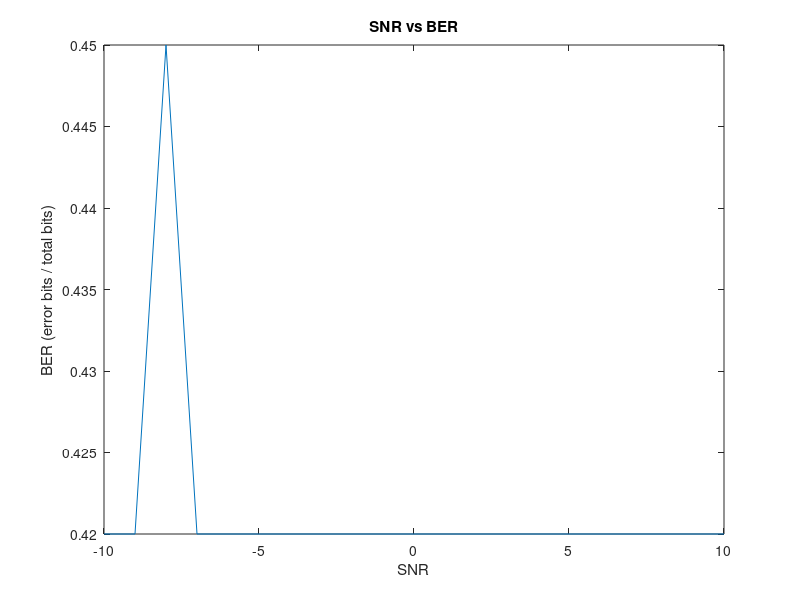

Reproduce this figure in MATLAB.
N = 100;
Ns = 3;
V = 1;
SNR = -10:10;
BER = zeros(1, length(SNR));

% create alternating array [1, -1, 1, -1, ...]
out = zeros(1, 33); % make this correct with N/Ns

for a = 1:length(out)
    out(a) = randi([0, 1]);
    if out(a) == 0
        out(a) = -1*V;
    end
end

% extend it by Ns to get [1, 1, 1, -1, -1, -1, ...]
transmitted = repelem(out, Ns);

for c = 1:length(SNR)
    time = 1:99;
    received = zeros(1, (N-1));
    recovered = zeros(1, (N-1));
    val = 1;
    
    % simulate received signal with awgn - examine this
    for d = 1:(N-1)
        received(d) = awgn(transmitted(d), SNR(c));
    end
    
    % plot received signal if SNR = -10 or 10
%     if SNR(c) == -10 || SNR(c) == 10
%       plot(time, received);
%       xlabel("Time (s)");
%       ylabel("Received signal after noise");
%       title("SNR = " + SNR(c));
%     end
    
    % recover bits from received signal
    for e = 1:3:(N-1)
        avg = (received(e) + received(e+1) + received(e+2)) / 3;
        
        if avg < 0
            val = -1;
        end
        
        recovered(e) = val;
        recovered(e+1) = val;
        recovered(e+2) = val;
    end
    
    % calculate BER
    sample_BER = 0;
    for f = 1:(N-1)
        if transmitted(f) ~= recovered(f)
            BER(c) = BER(c) + 1;
        end
    end
    
    BER(c) = BER(c) / N;
end

plot(SNR, BER);
title("SNR vs BER");
xlabel("SNR");
ylabel("BER (error bits / total bits)");